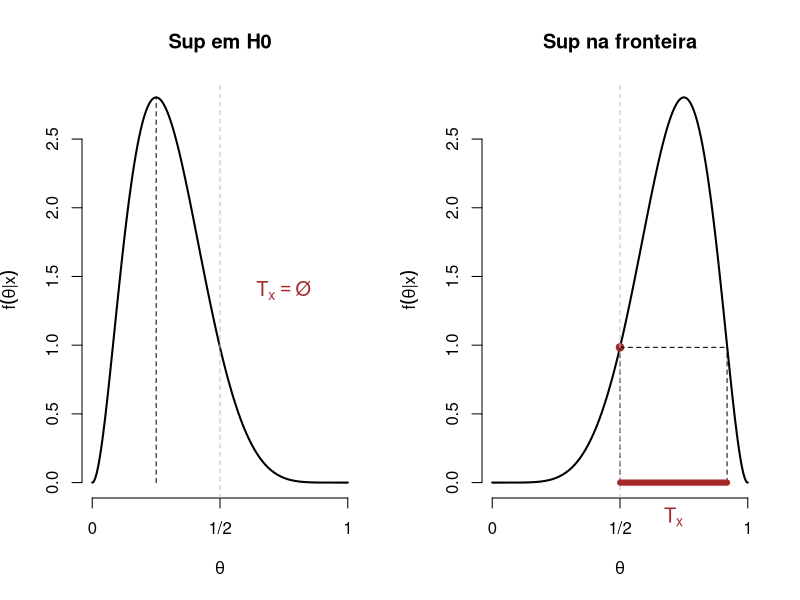

R code for this plot:
## ---- chunk 1
library(ggplot2)
library(patchwork) 
## ---- chunk 2
x <- seq(0, 1, length.out = 1000)
y1 <- dbeta(x, shape1 = 3, shape2 = 7) 
y2 <- dbeta(x, shape1 = 7, shape2 = 3)

par(mfrow = c(1,2)) 

# --- Gráfico 1: Sup em H0 ---
plot(x, y1, type = "l", lwd = 2, xlab = expression(theta), ylab = expression(f(theta * "|" * x)), 
     main = "Sup em H0", axes = FALSE)
axis(1, at = c(0, 0.5, 1), labels = c("0", "1/2", "1"))
axis(2)

theta_hat <- x[which.max(y1)]
lines(c(theta_hat, theta_hat), c(0, max(y1)), lty = 2)

abline(v = 0.5, lty = 2, col = "gray")

text(0.75, max(y1)/2, expression(T[x] == "\u00D8"), col = "brown", cex = 1.2)


# --- Gráfico 2: Sup na fronteira ---
plot(x, y2, type = "l", lwd = 2, xlab = expression(theta), ylab = expression(f(theta * "|" * x)), 
     main = "Sup na fronteira", axes = FALSE)
axis(1, at = c(0, 0.5, 1), labels = c("0", "1/2", "1"))
axis(2)

tx_val <- dbeta(0.5, 7, 3)
points(0.5, tx_val, pch = 19, col = "brown")
lines(c(0.5, 0.5), c(0, tx_val), lty = 2)

x_upper <- max(x[y2 >= tx_val])

segments(0.5, tx_val, x_upper, tx_val, lty = 2) 
lines(c(x_upper, x_upper), c(0, tx_val), lty = 2)

abline(v = 0.5, lty = 2, col = "gray")

T_x_vals <- x[y2 > tx_val]
lines(c(min(T_x_vals), max(T_x_vals)), c(0, 0), lwd = 6, col = "brown")

text(mean(T_x_vals), -0.25, expression(T[x]), col = "brown", xpd = TRUE, cex = 1.2)
